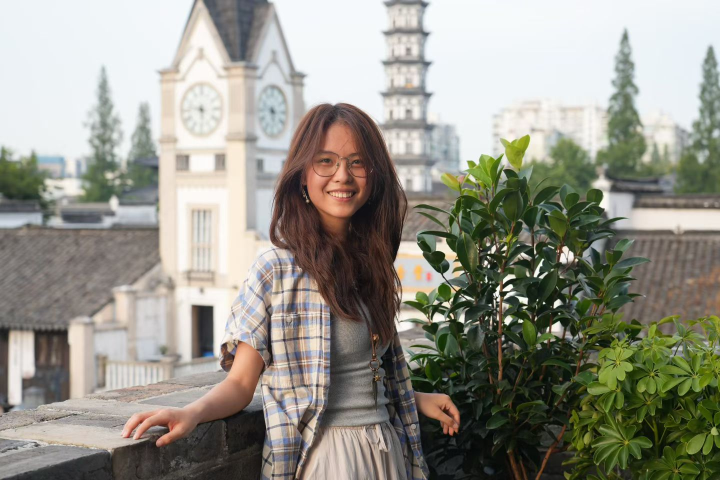
#> input picture assets/zhiguo-identity-v8.jpg, 1440 x 960 px (shown at 1/2 size)
$ python make-face-texture.py
#> lines starting #> are read from the running program, lines starting #| are printed output that depends on the picture; after the words box and inside, x2 and y2 are one past the last pixel; in counts of white or black regions, pixels touching at a corner belong together
"""Build the version 13 face texture from the user's original frontal photograph.

The source is assets/zhiguo-identity-v8.jpg, an unmodified copy of the user's
photo. The face is resampled into the 3D head's coordinates at one uniform
scale. The photographed wire rims (replaced by 3D rims) and loose forehead
strands are filled from the surrounding skin, the hair-covered outer left
cheek is mirrored from the clear right side and the shade on the rest of her
left cheek is lifted to match it, thin dark lines that would read
as scars are lifted from the skin, large-scale sunlight is evened out, and a
feathered alpha channel blends the face into the 3D skin and hair.

Run from the repository root: python3 tests/make-face-texture.py
"""
from pathlib import Path
import json
import numpy as np
from PIL import Image, ImageFilter

ROOT = Path(__file__).resolve().parents[1]
SOURCE = ROOT / 'assets' / 'zhiguo-identity-v8.jpg'
OUTPUT = ROOT / 'assets' / 'zhiguo-face-photo-v13.webp'

# Photo landmarks (pixels): pupils at y 321.6, mouth 389, chin 435. Lens
# centers are 68 px apart, matching the head's 0.0777 m lens spacing.
PX_PER_M = 875.0
EYE_Y, EYE_HEAD_Y, MID_X = 321.6, .026, 683.0
SHEAR = .05  # The head is tilted slightly; keep the eye line, center the chin.
SKIN = np.array([212, 160, 136], np.float32)  # Reference sheet skin tone (#d4a088).
BROW = np.array([104, 70, 56], np.float32)  # Soft brown brows, matching the hair.
# Output texture covers z in [-Z0, Z0] and y in [Y1, Y0] of head space.
SCALE, Z0, Y0 = 3.0, .105, .150
OUT_PX_PER_M = PX_PER_M * SCALE
W, H = 552, 816


def head_grid():
    u, v = np.meshgrid(np.arange(W) + .5, np.arange(H) + .5)
    return Z0 - u / OUT_PX_PER_M, Y0 - v / OUT_PX_PER_M


def resample(photo):
    # Output (u, v) -> photo (x, y): x = MID_X - SHEAR (y - EYE_Y) - z PX_PER_M.
    f = EYE_Y - (Y0 - EYE_HEAD_Y) * PX_PER_M
    a, b = 1 / SCALE, -SHEAR / SCALE
    c = MID_X - SHEAR * (f - EYE_Y) - Z0 * PX_PER_M
    return photo.transform((W, H), Image.AFFINE, (a, b, c, 0, 1 / SCALE, f), resample=Image.BICUBIC)


def smooth(x, a, b):
    t = np.clip((x - a) / (b - a), 0, 1)
    return t * t * (3 - 2 * t)


def hairline(z):
    """Forehead hairline measured from the photo, in head space (meters)."""
    z = np.abs(z)
    return .108 - .020 * smooth(z, .010, .040) - .080 * smooth(z, .030, .080)


def ellipse(z, y, cz, cy, rz, ry):
    return ((z - cz) / rz) ** 2 + ((y - cy) / ry) ** 2 < 1


def box(array, size, axis):
    """Moving average along one axis with edge padding."""
    pad = [(0, 0)] * array.ndim
    pad[axis] = (size // 2 + 1, size // 2)
    padded = np.pad(array, pad, mode='edge')
    total = np.cumsum(padded, axis=axis, dtype=np.float64)
    n = array.shape[axis]
    upper = np.take(total, np.arange(size, size + n), axis=axis)
    lower = np.take(total, np.arange(0, n), axis=axis)
    return ((upper - lower) / size).astype(np.float32)


def blur(array, radius):
    """Gaussian approximation (three box passes) with standard deviation radius."""
    size = max(1, int(round(np.sqrt(12 * radius * radius / 3 + 1))))
    size += 1 - size % 2
    out = array.astype(np.float32)
    for _ in range(3):
        out = box(box(out, size, 0), size, 1)
    return out


# The photographed lenses, shared with the 3D wire rims in src/zhiguo-identity.js:
# (center z, center y, half width, half height) in head space. The geometric
# frames are squarer above (superellipse power 0.62) and rounder below (0.85).
LENSES = ((.0354, .0178, .0309, .0271), (-.0423, .0165, .0288, .0276))
PUPIL_MIDLINE = .0014


def fill(image, holes, valid):
    """Replace holes with the surrounding valid pixels (normalized convolution)."""
    weight = (valid & ~holes).astype(np.float32)
    result = None
    for radius, lo, hi in ((40, 0, 1), (12, .03, .25), (4, .05, .35)):
        cover = blur(weight, radius)
        spread = blur(image * weight[..., None], radius) / np.maximum(cover, 1e-4)[..., None]
        result = spread if result is None else result + (spread - result) * smooth(cover, lo, hi)[..., None]
    soft = np.clip(blur(holes.astype(np.float32), 1.0) * 1.6, 0, 1)[..., None]
    return image * (1 - soft) + result * soft


def dilate(mask, radius, z, y):
    """Grow a mask by radius meters (via a blur threshold)."""
    return blur(mask.astype(np.float32), radius * OUT_PX_PER_M / 2) > .02


def frames(z, y):
    """The photographed wire rims, bridge and nose pads."""
    mask = np.zeros(z.shape, bool)
    for cz, cy, hw, hh in LENSES:
        e = np.where(y > cy, 2 / .62, 2 / .85)
        rho = (np.abs((z - cz) / hw) ** e + np.abs((y - cy) / hh) ** e) ** (1 / e)
        mask |= np.abs(rho - 1) * min(hw, hh) < .0022
    bridge_y = .0325 + .0015 * np.cos((z + .0046) / .0091 * np.pi / 2)
    mask |= (z < .0060) & (z > -.0152) & (np.abs(y - bridge_y) < .0017)
    for pz, py in ((.0086, .0167), (-.0180, .0155)):
        mask |= ellipse(z, y, pz, py, .0040, .0045)
    return mask


def grey_morph(channel, size, close=True):
    """Morphological closing (removes thin dark lines) or opening (thin bright lines)."""
    img = Image.fromarray(np.clip(channel, 0, 255).astype(np.uint8), 'L')
    first, second = (ImageFilter.MaxFilter, ImageFilter.MinFilter) if close else (ImageFilter.MinFilter, ImageFilter.MaxFilter)
    return np.asarray(img.filter(first(size)).filter(second(size))).astype(np.float32)


def morph_rgb(image, size, close=True):
    """Per-channel closing/opening, softened so no square kernel edges remain."""
    return np.stack([blur(grey_morph(image[..., k], size, close), 2.0) for k in range(3)], -1)


def mirror(image, z):
    """Each row mirrored about the face's midline (between the pupils)."""
    u = (Z0 - (2 * PUPIL_MIDLINE - z)) * OUT_PX_PER_M - .5
    u0 = np.clip(np.floor(u).astype(int), 0, W - 2)
    t = np.clip(u - u0, 0, 1)[..., None]
    rows = np.arange(H)[:, None]
    return image[rows, u0] * (1 - t) + image[rows, u0 + 1] * t


def main():
    photo = Image.open(SOURCE).convert('RGB')
#> photo is the input picture: PIL image 1440x960 RGB; mean R, G, B 149.1, 147.7, 137
    image = np.asarray(resample(photo)).astype(np.float32)
    z, y = head_grid()
    r, g, b = image[..., 0], image[..., 1], image[..., 2]
    lum = .30 * r + .59 * g + .11 * b
    skin = (r > 135) & (g > 85) & (r - b > 38) & (r - g > 20) & (r < 252)
#> skin: shape (816, 552) bool; 26.1% white; 94 white regions (68 under 20 px), largest, box (x1, y1, x2, y2) and area: (73, 80, 365, 662) 97005, (0, 16, 98, 230) 5428, (155, 617, 284, 720) 4478
    eyes = ellipse(z, y, .0355, .0250, .0190, .0100) | ellipse(z, y, -.0330, .0245, .0190, .0100)
    nose_mouth = ellipse(z, y, .001, -.0195, .017, .0085) | ellipse(z, y, .002, -.0505, .029, .0150)

    # 1. The 3D gold rims replace the photographed ones, so painted rims never
    #    separate from the 3D frames as a double outline at an angle.
    rims = frames(z, y) & ~eyes
#> after the loop in frames, `for pz, py in ((.0086, .0167), (-.0180, .0155)):`:
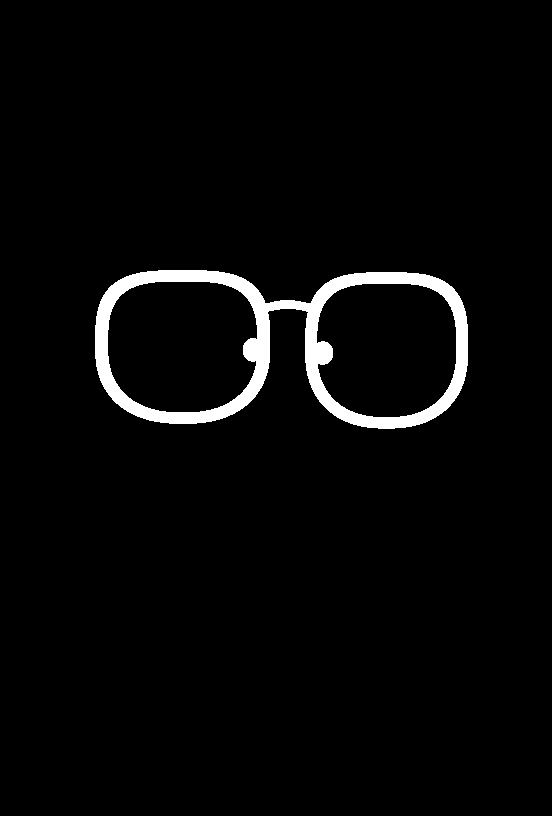
#> mask: shape (816, 552) bool; 3% white; 1 white region, box (x1, y1, x2, y2) and area: (95, 270, 468, 429) 13517
    image = fill(image, rims, ~rims)
#> the loop in fill, `for radius, lo, hi in ((40, 0, 1), (12, .03, .25), (4, .05, .35)):` made 3 passes
#> pass 1, in box, `upper = np.take(total, np.arange(size, size + n), axis=axis)`:
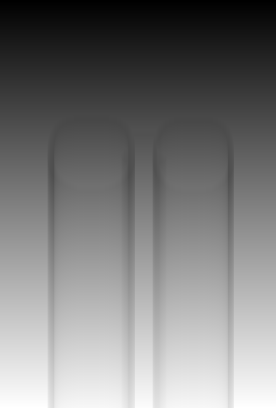
#> upper: shape (816, 552) float64 (shown at 1/2 size); min 82, max 897, mean 474.3; drawn with min black and max white
#> after the loop in fill, `for radius, lo, hi in ((40, 0, 1), (12, .03, .25), (4, .05, .35)):`:
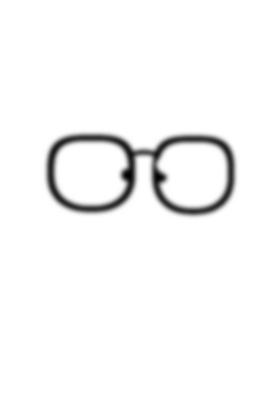
#> cover: shape (816, 552) float32 (shown at 1/2 size); min 0.00167, max 1, mean 0.97

    # 2. Loose strands cross the bare forehead and her thin brows, which sit on
    #    the photographed top rims; the forehead is smoothed down to the bridge
    #    of the nose (eyes untouched) and soft brows are painted back in step 7.
    above = smooth(y, .040, .049) * (1 - blur(eyes.astype(np.float32), 3))
    strands = (above > 0) & ((lum < blur(lum, 4) - 4) | ~skin)
#> after the loop in blur (call 9), `for _ in range(3):`:
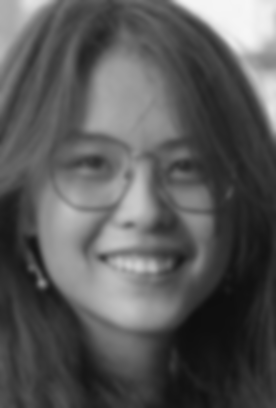
#> out: shape (816, 552) float32 (shown at 1/2 size); min 14.14, max 246.7, mean 89.2
#> strands: shape (816, 552) bool; 28.1% white; 69 white regions (53 under 20 px), largest, box (x1, y1, x2, y2) and area: (0, 0, 552, 289) 125246, (263, 226, 290, 262) 230, (290, 196, 313, 226) 177
    clean = fill(image, strands, skin)
#> the loop in fill (call 2), `for radius, lo, hi in ((40, 0, 1), (12, .03, .25), (4, .05, .35)):` made 3 passes
#> pass 1, in box (call 55), `lower = np.take(total, np.arange(0, n), axis=axis)`:
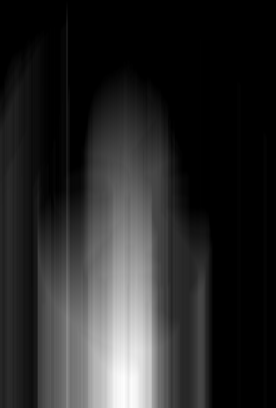
#> lower: shape (816, 552) float64 (shown at 1/2 size); min 0, max 607, mean 97.2; drawn with min black and max white
#> the loop in blur (call 16), `for _ in range(3):` made 3 passes
#> pass 1, in box (call 91), `total = np.cumsum(padded, axis=axis, dtype=np.float64)`:
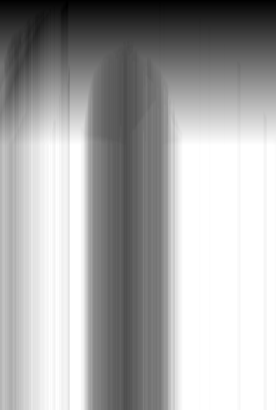
#> total: shape (819, 552) float64 (shown at 1/2 size); min 0, max 291, mean 193.7; drawn with min black and max white
#> in fill (call 2), `return image * (1 - soft) + result * soft`:
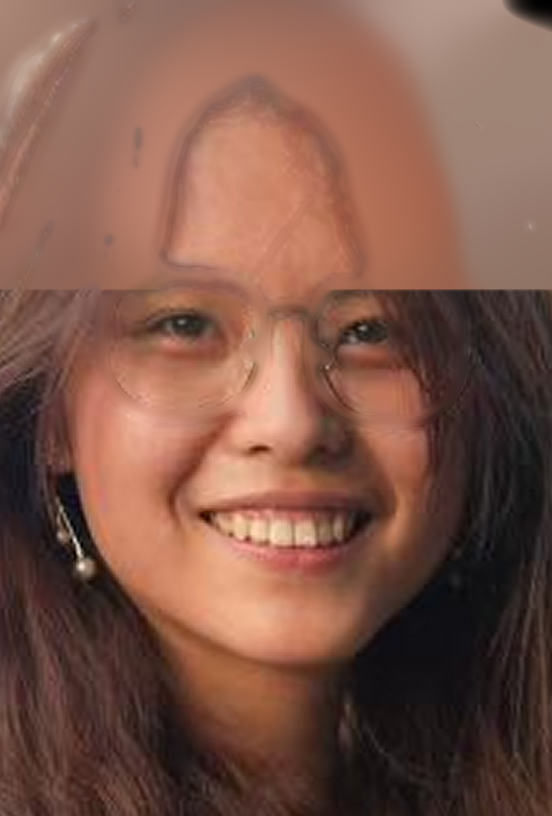
#> returned value: shape (816, 552, 3) float32; mean of channels 0, 1, 2 126.1, 86.5, 72.9; drawn as R, G, B
    image = image * (1 - above[..., None]) + blur(clean, 5.0) * above[..., None]

    # 3. Hair and its shadow cover the outer part of her left cheek and temple
    #    (and show through that lens); her clear right side is mirrored there,
    #    while the eye, nose and smile stay as photographed.
    keep = blur((eyes | nose_mouth).astype(np.float32), 3)
    m = (smooth(-z, .030, .046) * (1 - keep))[..., None]
    image = image * (1 - m) + mirror(image, z) * m
    skin = skin | (m[..., 0] > .5)

    #    The rest of her left cheek, the left side of her nose and the corner of
    #    her mouth were in shade. That side is lifted to the lit right cheek's
    #    tone using its own local average (~5 mm), so her skin detail stays and
    #    the 3D lights add any shading. The nostril, lips and eye are left out
    #    of the average, so they keep their natural contrast.
    hold = blur(dilate(eyes | ellipse(z, y, .0069, -.0205, .0050, .0035) | ellipse(z, y, -.0179, -.0214, .0050, .0035)
                       | ellipse(z, y, -.0017, -.0490, .0290, .0110), .0015, z, y).astype(np.float32), 3)
    lit_side = skin & (z > .010) & (y > -.075) & (y < .0) & (hold < .05)
    target = image[lit_side].mean(0)
#> target = [206.7, 137.5, 109.9]
    # Sample every pixel of the face (shaded skin fails the skin color test).
    sample = (1 - hold) * ellipse(z, y, -.002, -.004, .070, .100)
    local = blur(image * sample[..., None], 12) / np.maximum(blur(sample, 12), 1e-3)[..., None]
    shade = (smooth(-z, -.002, .005) * smooth(y, -.112, -.096) * (1 - smooth(y, .006, .014))
             * (1 - blur(dilate(eyes, .0015, z, y).astype(np.float32), 3)))[..., None]
    gain = np.clip(target / np.maximum(local, 1), 1, 2.2)
    # A shadow lift only: pixels already as bright as lit skin (teeth,
    # highlights) are left as they are.
    brightness = (image @ np.array([.30, .59, .11], np.float32)) / (target @ np.array([.30, .59, .11], np.float32))
    shade = shade * (1 - smooth(brightness, 1.0, 1.25))[..., None]
    # The teeth keep their own color; the skin-tuned gain would tint them.
    teeth = blur(dilate(ellipse(z, y, -.0017, -.0485, .0275, .0080), .0010, z, y).astype(np.float32), 2)
    shade = shade * (1 - teeth)[..., None]
    image = image * (1 + (gain - 1) * shade)

    # 4. Thin dark lines across the skin (stray hairs, creases and leftovers of
    #    the rims) read as scars on the 3D face. A morphological closing lifts
    #    every dark line narrower than ~4 mm back to the surrounding skin, while
    #    broad shading stays; the eyes, nostrils and lips are protected.
    #    Each channel is closed separately, so a line takes on the color of the
    #    skin around it instead of a brightened, orange version of its shadow.
    protect = blur(dilate(eyes | nose_mouth, .0040, z, y).astype(np.float32), 5)
    lifted = np.maximum(image, morph_rgb(image, 11))
    image = image + (lifted - image) * (1 - protect)[..., None]
    #    Faint bright traces along the filled rims are pressed back the same way.
    band = blur(dilate(rims, .0018, z, y).astype(np.float32), 2.0) * (1 - protect)
    pressed = np.minimum(image, morph_rgb(image, 9, close=False))
    image = image + (pressed - image) * band[..., None]

    # 5. Even out large-scale sunlight so the 3D lights shade the face instead.
    region = ellipse(z, y, -.002, -.004, .074, .104) & (y < hairline(z) + .004)
    lit = (skin & region & ~eyes & ~nose_mouth).astype(np.float32)
    low = blur(image * lit[..., None], 48) / np.maximum(blur(lit, 48), 1e-4)[..., None]
    mean = (image * lit[..., None]).sum((0, 1)) / lit.sum()
#> mean = [199.3, 133.3, 107]
    image = image / np.clip(low / mean, .55, 1.8) ** .85

    # 6. Feathered alpha: full inside the face, fading beneath the 3D hairline
    #    and towards the jaw and outer cheeks, where the same skin color takes
    #    over; any hair left at the temples fades out with it.
    inside = np.clip((1 - (((z + .002) / .076) ** 2 + ((y + .004) / .108) ** 2)) / .16, 0, 1)
    # Opaque up to just under the 3D hair edge (hairline - 8 mm, standing off the skin).
    top = smooth(hairline(z) + .001 - y, 0, .006)
    # Only hair left beyond the temples fades out; inside the face the skin was
    # already retouched, so no notch is cut into the forehead.
    temples = blur((skin | (np.abs(z + .002) < .052) | (y < 0)).astype(np.float32), 9)
    alpha = np.minimum(np.minimum(inside, top) ** 1.4, temples)

    # Golden-hour light made the photo orange; match the reference skin tone,
    # which is also the 3D skin color, so the feathered edge is invisible.
    image = image * (SKIN / mean)
    image = np.where((alpha > 0)[..., None], image, SKIN)

    # 7. Soft arched brows just above the 3D rims' top bars, symmetric about the
    #    face's midline: fuller inner heads, an arch two-thirds out, a tapering
    #    tail and slightly uneven density like real brow hair.
    grain = blur(np.random.default_rng(13).random(z.shape).astype(np.float32), 1.2)
    grain = .80 + .40 * (grain - grain.min()) / (grain.max() - grain.min())
    for side in (1, -1):
        across = side * (z - PUPIL_MIDLINE)
        t = np.clip((across - .012) / .051, 0, 1)
        centre = .0458 + .0062 * (1 - ((t - .64) / .64) ** 2) - .0032 * smooth(t, .74, 1)
        half = .0031 - .0019 * t ** .8
        reach = smooth(across, .010, .019) * (1 - smooth(across, .055, .064))
        brow = (1 - smooth(np.abs(y - centre) / half, .25, 1.35)) * reach * (.56 - .20 * t) * grain
        image = image + (BROW - image) * np.clip(brow, 0, 1)[..., None]
    rgb = np.clip(image, 0, 255).astype(np.uint8)
    # Sharpen the eyes and smile only; sharpening skin would bring lines back.
    sharp = np.asarray(Image.fromarray(rgb, 'RGB').filter(ImageFilter.UnsharpMask(radius=2, percent=50, threshold=2))).astype(np.float32)
    rgb = np.clip(rgb * (1 - protect[..., None]) + sharp * protect[..., None], 0, 255).astype(np.uint8)
    out = Image.fromarray(np.dstack([rgb, (alpha * 255).astype(np.uint8)]), 'RGBA')
    out.save(OUTPUT, quality=94, method=6)
    print(json.dumps({'texture': OUTPUT.name, 'size': [W, H], 'pxPerMeter': OUT_PX_PER_M,
                      'z0': Z0, 'y0': Y0, 'edgeSkin': '#%02x%02x%02x' % tuple(int(c) for c in SKIN)}))


if __name__ == '__main__':
    main()

$ run again, with assets/zhiguo-hair-reference-v9.jpg copied over assets/zhiguo-identity-v8.jpg
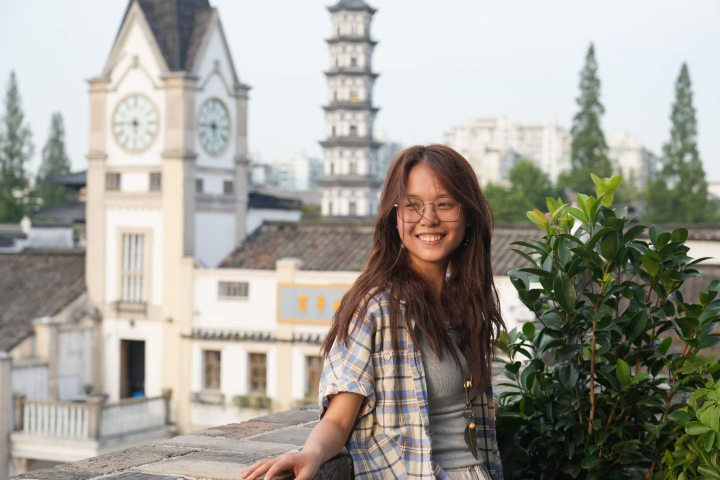
#> input picture assets/zhiguo-hair-reference-v9.jpg, 1440 x 960 px (shown at 1/2 size)
#> in main, photo is the input picture: PIL image 1440x960 RGB; mean R, G, B 160.8, 158.4, 149.7
#> in main, `skin = (r > 135) & (g > 85) & (r - b > 38) & (r - g > 20) & (r < 252)`:
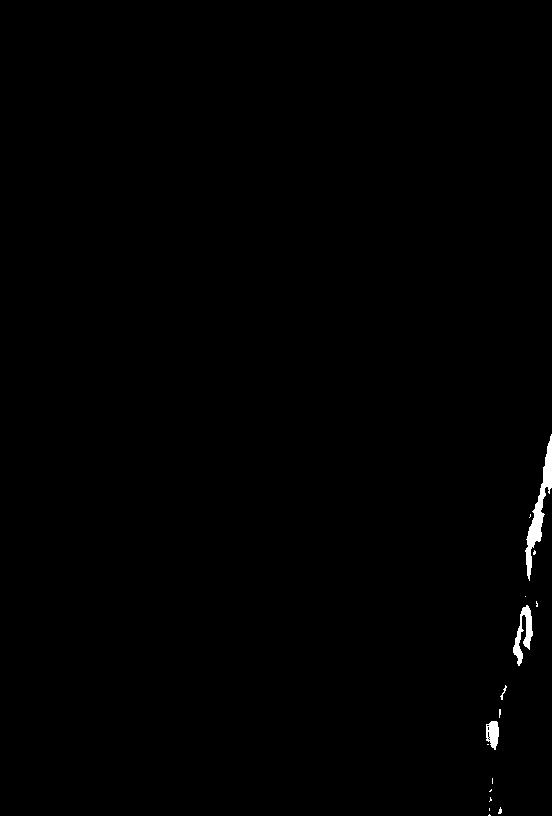
#> skin: shape (816, 552) bool; 0.44% white; 16 white regions (12 under 20 px), largest, box (x1, y1, x2, y2) and area: (525, 434, 552, 581) 1070, (513, 605, 533, 666) 522, (486, 721, 499, 750) 273, (500, 685, 507, 700) 29
#> weight: shape (816, 552) float32; values 0 (black) and 1 (white), 97% white; 1 black region, box (x1, y1, x2, y2) and area: (95, 270, 468, 429) 13367
#> strands: shape (816, 552) bool; 35.4% white; 1 white region, box (x1, y1, x2, y2) and area: (0, 0, 552, 289) 159528
#> in fill (call 2), `return image * (1 - soft) + result * soft`:
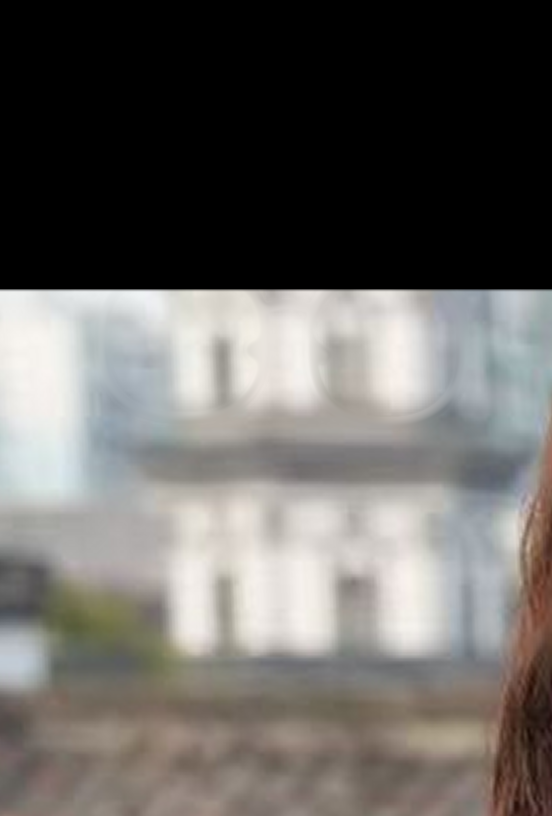
#> returned value: shape (816, 552, 3) float32; mean of channels 0, 1, 2 105.6, 103, 99.7; drawn as R, G, B
#> target = [nan, nan, nan]
